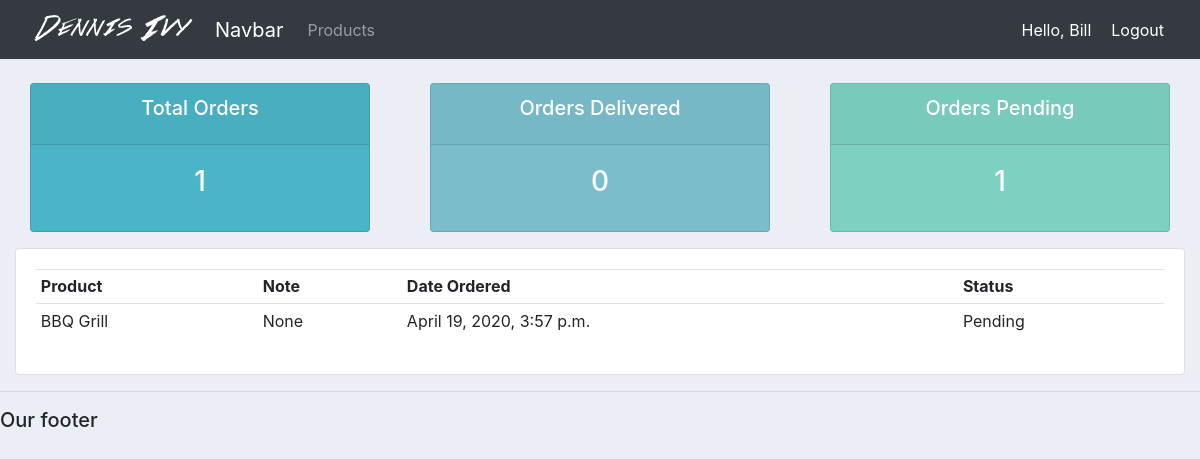
Page /user/ (signed in) on the committed database.
### accounts/models.py (models this page shows)
class Order(models.Model):
    STATUS = (
        ('Pending', 'Pending'),
        ('Out for delivery', 'Out for delivery'),
        ('Delivered', 'Delivered'),
    )
    customer = models.ForeignKey(Customer, null=True, on_delete= models.SET_NULL)
    product = models.ForeignKey(Product, null=True, on_delete=models.SET_NULL)
    date_created = models.DateTimeField(auto_now_add=True, null=True)
    status = models.CharField(max_length=200, null=True, choices=STATUS)
    note = models.CharField(max_length=1000, null=True)
    def __str__(self):
        return self.product.name

class Product(models.Model):
    CATEGORY = (
        ('Indoor', 'Indoor'),
        ('Out Door', 'Out Door'),
    )
    name = models.CharField(max_length=200, null=True)
    price = models.FloatField(null=True)
    category = models.CharField(max_length=200, null=True, choices=CATEGORY)
    description = models.CharField(max_length=200, null=True, blank=True)
    date_created = models.DateTimeField(auto_now_add=True, null=True)
    tags = models.ManyToManyField(Tag)
    def __str__(self):
        return self.name

### accounts/decorators.py (the view)
        def wrapper_func(request, *args, **kwargs):
            group = None
            if request.user.groups.exists():
                group = request.user.groups.all()[0].name
            if group in allowed_roles:
                return view_func(request, *args, **kwargs)
            else:
                return HttpResponse('You are not authorized to view this page!')

### accounts/views.py (called while the page is built)
@login_required(login_url='login')
@allowed_users(allowed_roles=['Customer'])
def userPage(request):
    orders = request.user.customer.order_set.all()
    total_orders = orders.count()
    delivered = orders.filter(status='Delivered').count()
    pending = orders.filter(status='Pending').count()
    print('ORDERS:', orders)
    context = {'orders':orders, 'total_orders': total_orders, 'delivered': delivered, 'pending': pending}
    return render(request, 'accounts/user.html', context)

### accounts/templates/accounts/user.html
{% extends 'accounts/main.html' %}
{% block content %}
{% include 'accounts/status.html' %}
<div class="row">
	<div class="col-md">
		<div class="card card-body">
			<table class="table table-sm">
				<tr>
					<th>Product</th>
					<th>Note</th>
					<th>Date Ordered</th>
					<th>Status</th>
				</tr>
				{% for order in orders %}
				<tr>
					<td>{{order.product}}</td>
					<td>{{order.note}}</td>
					<td>{{order.date_created}}</td>
					<td>{{order.status}}</td>
				</tr>
				{% endfor %}
			</table>
		</div>
	</div>
</div>
{% endblock content %}

### accounts/templates/accounts/navbar.html (shortened to what this page needs)
{% load static %}
<nav class="navbar navbar-expand-lg navbar-dark bg-dark">
  <img src="{% static 'images/logo.png' %}">
    <a class="navbar-brand" href="#">Navbar</a>
    <div class="collapse navbar-collapse" id="navbarNav">
      <ul class="navbar-nav">
        {% if request.user.is_staff %}
        <li class="nav-item active">
          <a class="nav-link" href="{% url 'home' %}">Dashboard</a>
        </li>
        {% else %}
        <li class="nav-item">
          <a class="nav-link" href="{% url 'products' %}">Products</a>
        </li>
        {% endif %}
      </ul>
    </div>
    <span class="hello-msg">Hello, {{request.user}}</span>
    <span><a class="hello-msg" href="{% url 'logout' %}">Logout</a></span>
  </nav>

### static/css/main.css (style rules this page uses)
body { background-color: #ebeff5; }

### accounts/templates/accounts/navbar.html (style rules this page uses)
.hello-msg { font-size: 18 px; color: #fff; margin-right: 20px; }

### rows in the picture
Order: product "BBQ Grill", note "None", date_created "April 19, 2020, 3:57 p.m.", status "Pending"

### other values in the picture
{{ request.user }} "Bill"
{{ total_orders }} "1"
{{ delivered }} "0"
{{ pending }} "1"
